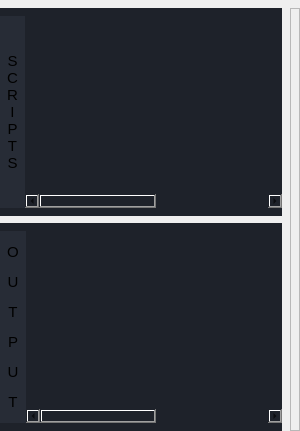
                                   <widget class="QWidget" name="paint_tab">
                                    <attribute name="title">
                                     <string>PAINT</string>
                                    </attribute>
                                    <layout class="QGridLayout" name="gridLayout_19">
                                     <property name="leftMargin">
                                      <number>0</number>
                                     </property>
                                     <property name="topMargin">
                                      <number>8</number>
                                     </property>
                                     <property name="rightMargin">
                                      <number>0</number>
                                     </property>
                                     <property name="bottomMargin">
                                      <number>0</number>
                                     </property>
                                     <property name="spacing">
                                      <number>0</number>
                                     </property>
                                     <item row="0" column="0">
                                      <widget class="QFrame" name="scripts_pre_frame">
                                       <property name="sizePolicy">
                                        <sizepolicy hsizetype="Expanding" vsizetype="Expanding">
                                         <horstretch>0</horstretch>
                                         <verstretch>0</verstretch>
                                        </sizepolicy>
                                       </property>
                                       <property name="frameShape">
                                        <enum>QFrame::NoFrame</enum>
                                       </property>
                                       <property name="frameShadow">
                                        <enum>QFrame::Raised</enum>
                                       </property>
                                       <layout class="QVBoxLayout" name="verticalLayout_3">
                                        <property name="spacing">
                                         <number>7</number>
                                        </property>
                                        <property name="leftMargin">
                                         <number>0</number>
                                        </property>
                                        <property name="topMargin">
                                         <number>0</number>
                                        </property>
                                        <property name="rightMargin">
                                         <number>8</number>
                                        </property>
                                        <property name="bottomMargin">
                                         <number>0</number>
                                        </property>
                                        <item>
                                         <widget class="QFrame" name="scripts_frame">
                                          <property name="styleSheet">
                                           <string notr="true">background-color: rgb(30, 34, 42);</string>
                                          </property>
                                          <property name="frameShape">
                                           <enum>QFrame::NoFrame</enum>
                                          </property>
                                          <property name="frameShadow">
                                           <enum>QFrame::Raised</enum>
                                          </property>
                                          <layout class="QHBoxLayout" name="horizontalLayout_12">
                                           <property name="spacing">
                                            <number>0</number>
                                           </property>
                                           <property name="leftMargin">
                                            <number>0</number>
                                           </property>
                                           <property name="topMargin">
                                            <number>8</number>
                                           </property>
                                           <property name="rightMargin">
                                            <number>0</number>
                                           </property>
                                           <property name="bottomMargin">
                                            <number>8</number>
                                           </property>
                                           <item>
                                            <widget class="QFrame" name="scripts_label_frame">
                                             <property name="styleSheet">
                                              <string notr="true">background-color: rgb(39, 44, 54);</string>
                                             </property>
                                             <property name="frameShape">
                                              <enum>QFrame::NoFrame</enum>
                                             </property>
                                             <property name="frameShadow">
                                              <enum>QFrame::Raised</enum>
                                             </property>
                                             <layout class="QHBoxLayout" name="horizontalLayout_13">
                                              <property name="spacing">
                                               <number>0</number>
                                              </property>
                                              <property name="leftMargin">
                                               <number>7</number>
                                              </property>
                                              <property name="topMargin">
                                               <number>0</number>
                                              </property>
                                              <property name="rightMargin">
                                               <number>7</number>
                                              </property>
                                              <property name="bottomMargin">
                                               <number>0</number>
                                              </property>
                                              <item>
                                               <widget class="QLabel" name="scripts_label">
                                                <property name="font">
                                                 <font>
                                                  <pointsize>11</pointsize>
                                                 </font>
                                                </property>
                                                <property name="text">
                                                 <string>S
C
R
I
P
T
S</string>
                                                </property>
                                                <property name="alignment">
                                                 <set>Qt::AlignCenter</set>
                                                </property>
                                               </widget>
                                              </item>
                                             </layout>
                                            </widget>
                                           </item>
                                           <item>
                                            <widget class="QTreeWidget" name="Pscripts_treeWid">
                                             <property name="font">
                                              <font>
                                               <pointsize>10</pointsize>
                                              </font>
                                             </property>
                                             <property name="styleSheet">
                                              <string notr="true">alternate-background-color: rgb(32, 36, 45);</string>
                                             </property>
                                             <property name="frameShape">
                                              <enum>QFrame::NoFrame</enum>
                                             </property>
                                             <property name="frameShadow">
                                              <enum>QFrame::Raised</enum>
                                             </property>
                                             <property name="sizeAdjustPolicy">
                                              <enum>QAbstractScrollArea::AdjustIgnored</enum>
                                             </property>
                                             <property name="autoScroll">
                                              <bool>true</bool>
                                             </property>
                                             <property name="editTriggers">
                                              <set>QAbstractItemView::NoEditTriggers</set>
                                             </property>
                                             <property name="alternatingRowColors">
                                              <bool>true</bool>
                                             </property>
                                             <property name="animated">
                                              <bool>true</bool>
                                             </property>
                                             <property name="columnCount">
                                              <number>5</number>
                                             </property>
                                             <attribute name="headerVisible">
                                              <bool>false</bool>
                                             </attribute>
                                             <column>
                                              <property name="text">
                                               <string>New Column</string>
                                              </property>
                                             </column>
                                             <column>
                                              <property name="text">
                                               <string>New Column</string>
                                              </property>
                                             </column>
                                             <column>
                                              <property name="text">
                                               <string>New Column</string>
                                              </property>
                                             </column>
                                             <column>
                                              <property name="text">
                                               <string>New Column</string>
                                              </property>
                                             </column>
                                             <column>
                                              <property name="text">
                                               <string>New Column</string>
                                              </property>
                                             </column>
                                            </widget>
                                           </item>
                                          </layout>
                                          <zorder>Pscripts_treeWid</zorder>
                                          <zorder>scripts_label_frame</zorder>
                                         </widget>
                                        </item>
                                        <item>
                                         <widget class="QFrame" name="output_frame">
                                          <property name="styleSheet">
                                           <string notr="true">background-color: rgb(30, 34, 42);</string>
                                          </property>
                                          <property name="frameShape">
                                           <enum>QFrame::NoFrame</enum>
                                          </property>
                                          <property name="frameShadow">
                                           <enum>QFrame::Raised</enum>
                                          </property>
                                          <layout class="QHBoxLayout" name="horizontalLayout_17">
                                           <property name="spacing">
                                            <number>0</number>
                                           </property>
                                           <property name="leftMargin">
                                            <number>0</number>
                                           </property>
                                           <property name="topMargin">
                                            <number>8</number>
                                           </property>
                                           <property name="rightMargin">
                                            <number>0</number>
                                           </property>
                                           <property name="bottomMargin">
                                            <number>8</number>
                                           </property>
                                           <item>
                                            <widget class="QFrame" name="preren_label_frame">
                                             <property name="styleSheet">
                                              <string notr="true">background-color: rgb(39, 44, 54);</string>
                                             </property>
                                             <property name="frameShape">
                                              <enum>QFrame::NoFrame</enum>
                                             </property>
                                             <property name="frameShadow">
                                              <enum>QFrame::Raised</enum>
                                             </property>
                                             <layout class="QHBoxLayout" name="horizontalLayout_14">
                                              <property name="spacing">
                                               <number>0</number>
                                              </property>
                                              <property name="leftMargin">
                                               <number>7</number>
                                              </property>
                                              <property name="topMargin">
                                               <number>0</number>
                                              </property>
                                              <property name="rightMargin">
                                               <number>7</number>
                                              </property>
                                              <property name="bottomMargin">
                                               <number>0</number>
                                              </property>
                                              <item>
                                               <widget class="QLabel" name="preren_label">
                                                <property name="font">
                                                 <font>
                                                  <pointsize>11</pointsize>
                                                 </font>
                                                </property>
                                                <property name="text">
                                                 <string>&lt;html&gt;&lt;head/&gt;&lt;body&gt;&lt;p&gt;O&lt;/p&gt;&lt;p&gt;U&lt;/p&gt;&lt;p&gt;T&lt;/p&gt;&lt;p&gt;P&lt;/p&gt;&lt;p&gt;U&lt;/p&gt;&lt;p&gt;T&lt;/p&gt;&lt;/body&gt;&lt;/html&gt;</string>
                                                </property>
                                                <property name="alignment">
                                                 <set>Qt::AlignCenter</set>
                                                </property>
                                               </widget>
                                              </item>
                                             </layout>
                                            </widget>
                                           </item>
                                           <item>
                                            <widget class="QTreeWidget" name="Poutput_treeWid">
                                             <property name="styleSheet">
                                              <string notr="true">alternate-background-color: rgb(32, 36, 45);</string>
                                             </property>
                                             <property name="frameShape">
                                              <enum>QFrame::NoFrame</enum>
                                             </property>
                                             <property name="frameShadow">
                                              <enum>QFrame::Raised</enum>
                                             </property>
                                             <property name="editTriggers">
                                              <set>QAbstractItemView::NoEditTriggers</set>
                                             </property>
                                             <property name="alternatingRowColors">
                                              <bool>true</bool>
                                             </property>
                                             <property name="animated">
                                              <bool>true</bool>
                                             </property>
                                             <property name="columnCount">
                                              <number>5</number>
                                             </property>
                                             <attribute name="headerVisible">
                                              <bool>false</bool>
                                             </attribute>
                                             <column>
                                              <property name="text">
                                               <string>New Column</string>
                                              </property>
                                             </column>
                                             <column>
                                              <property name="text">
                                               <string>New Column</string>
                                              </property>
                                             </column>
                                             <column>
                                              <property name="text">
                                               <string>New Column</string>
                                              </property>
                                             </column>
                                             <column>
                                              <property name="text">
                                               <string>New Column</string>
                                              </property>
                                             </column>
                                             <column>
                                              <property name="text">
                                               <string>New Column</string>
                                              </property>
                                             </column>
                                            </widget>
                                           </item>
                                          </layout>
                                          <zorder>Poutput_treeWid</zorder>
                                          <zorder>preren_label_frame</zorder>
                                         </widget>
                                        </item>
                                       </layout>
                                      </widget>
                                     </item>
                                     <item row="0" column="1">
                                      <widget class="QFrame" name="ou_qc_frame">
                                       <property name="frameShape">
                                        <enum>QFrame::StyledPanel</enum>
                                       </property>
                                       <property name="frameShadow">
                                        <enum>QFrame::Raised</enum>
                                       </property>
                                       <layout class="QVBoxLayout" name="verticalLayout_10">
                                        <property name="spacing">
                                         <number>8</number>
                                        </property>
                                        <property name="leftMargin">
                                         <number>0</number>
                                        </property>
                                        <property name="topMargin">
                                         <number>0</number>
                                        </property>
                                        <property name="rightMargin">
                                         <number>8</number>
                                        </property>
                                        <property name="bottomMargin">
                                         <number>0</number>
                                        </property>
                                       </layout>
                                      </widget>
                                     </item>
                                    </layout>
                                   </widget>
